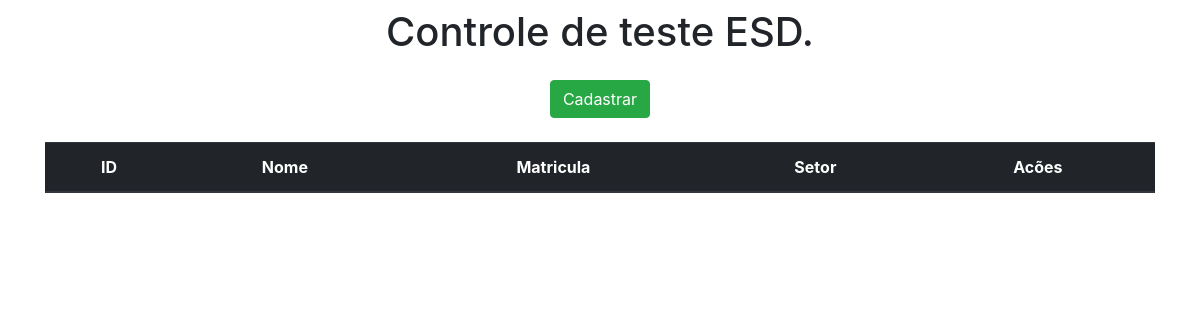
Before: / with the older database file.
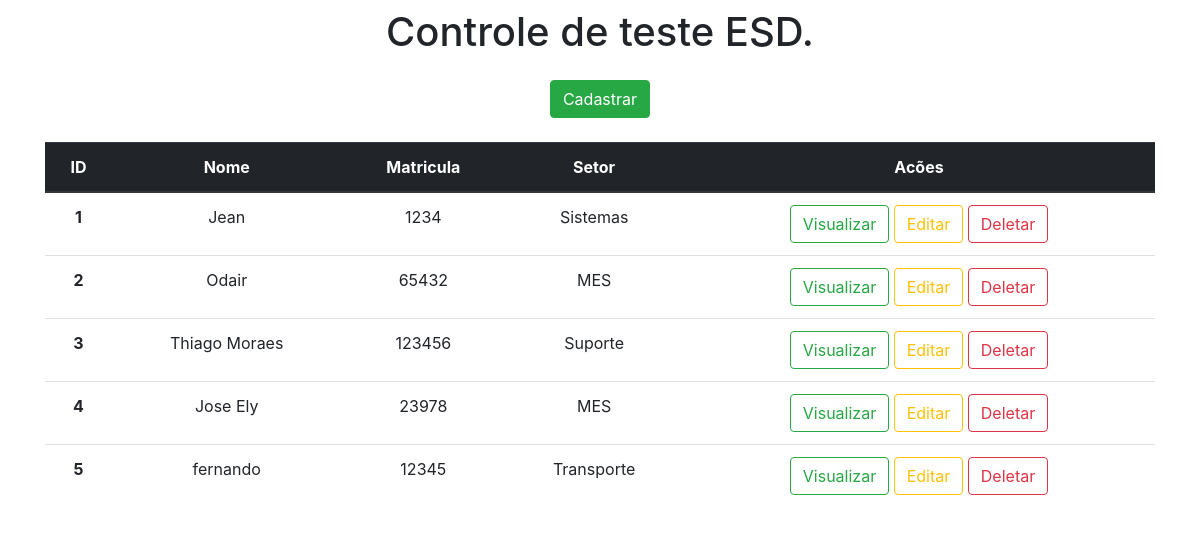
After: the same page with the newer database file.
### Esdapp/models.py (models this page shows)
class esd(models.Model):
    nome = models.CharField(max_length=100)
    matricula = models.IntegerField()
    setor = models.CharField(max_length=100)

### Esdapp/views.py (the view)
# urls.py: 2. Add a URL to urlpatterns:  path('', views.home, name='home')
def home(request):
    data = {}
    data['db'] = esd.objects.all()
    return render(request, 'index.html', data)

### Esdapp/templates/index.html (shortened to what this page needs)
<!DOCTYPE html>
<html lang="pt-br">
<head>
    <link rel="stylesheet" href="https://stackpath.bootstrapcdn.com/bootstrap/4.1.3/css/bootstrap.min.css">
</head>
<body>
    <div class="container-fluid pt-2 pb-2 text-center">
        <h1>Controle de teste ESD.</h1>
    <div/>
    <div class="container-fluid pt-3 pb-2 text-center">
        <a href="/form" class="btn btn-success">Cadastrar</a>
    <div/>
    <div class="container-fluid pt-4 pb-2 text-center">
        <table class="table">
            <thead class="thead-dark">
                <tr>
                    <th scope="col">ID</th>
                    <th scope="col">Nome</th>
                    <th scope="col">Matricula</th>
                    <th scope="col">Setor</th>
                    <th scope="col">Acões</th>
                </tr>
            </thead>
            <tbody>
            {% for dbs in db%}
                <tr>
                    <th>{{dbs.id}}</th>
                    <td>{{dbs.nome}}</td>
                    <td>{{dbs.matricula}}</td>
                    <td>{{dbs.setor}}</td>
                    <td>
                        <a href="" class="btn btn-outline-success">Visualizar</a>
                        <a href="" class="btn btn-outline-warning">Editar</a>
                        <a href="" class="btn btn-outline-danger">Deletar</a>
                    </td>
                </tr>
            {% endfor%}
            </tbody>
        </table>
</body>
</html>

Changed rows visible on the page:
added esd: id "1", nome "Jean", matricula "1234", setor "Sistemas"
added esd: id "2", nome "Odair", matricula "65432", setor "MES"
added esd: id "3", nome "Thiago Moraes", matricula "123456", setor "Suporte"
added esd: id "4", nome "Jose Ely", matricula "23978", setor "MES"
added esd: id "5", nome "fernando", matricula "12345", setor "Transporte"
